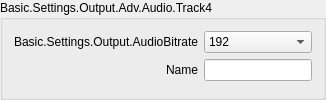
                             <widget class="QGroupBox" name="groupBox_27">
                              <property name="sizePolicy">
                               <sizepolicy hsizetype="Preferred" vsizetype="Maximum">
                                <horstretch>0</horstretch>
                                <verstretch>0</verstretch>
                               </sizepolicy>
                              </property>
                              <property name="title">
                               <string>Basic.Settings.Output.Adv.Audio.Track4</string>
                              </property>
                              <layout class="QFormLayout" name="formLayout_45">
                               <property name="fieldGrowthPolicy">
                                <enum>QFormLayout::AllNonFixedFieldsGrow</enum>
                               </property>
                               <property name="labelAlignment">
                                <set>Qt::AlignRight|Qt::AlignTrailing|Qt::AlignVCenter</set>
                               </property>
                               <item row="0" column="0">
                                <widget class="QLabel" name="label_96">
                                 <property name="minimumSize">
                                  <size>
                                   <width>170</width>
                                   <height>0</height>
                                  </size>
                                 </property>
                                 <property name="text">
                                  <string>Basic.Settings.Output.AudioBitrate</string>
                                 </property>
                                 <property name="alignment">
                                  <set>Qt::AlignRight|Qt::AlignTrailing|Qt::AlignVCenter</set>
                                 </property>
                                 <property name="buddy">
                                  <cstring>advOutTrack4Bitrate</cstring>
                                 </property>
                                </widget>
                               </item>
                               <item row="0" column="1">
                                <widget class="QComboBox" name="advOutTrack4Bitrate_3">
                                 <property name="currentIndex">
                                  <number>8</number>
                                 </property>
                                 <item>
                                  <property name="text">
                                   <string>32</string>
                                  </property>
                                 </item>
                                 <item>
                                  <property name="text">
                                   <string>48</string>
                                  </property>
                                 </item>
                                 <item>
                                  <property name="text">
                                   <string>64</string>
                                  </property>
                                 </item>
                                 <item>
                                  <property name="text">
                                   <string>80</string>
                                  </property>
                                 </item>
                                 <item>
                                  <property name="text">
                                   <string>96</string>
                                  </property>
                                 </item>
                                 <item>
                                  <property name="text">
                                   <string>112</string>
                                  </property>
                                 </item>
                                 <item>
                                  <property name="text">
                                   <string>128</string>
                                  </property>
                                 </item>
                                 <item>
                                  <property name="text">
                                   <string>160</string>
                                  </property>
                                 </item>
                                 <item>
                                  <property name="text">
                                   <string>192</string>
                                  </property>
                                 </item>
                                 <item>
                                  <property name="text">
                                   <string>256</string>
                                  </property>
                                 </item>
                                 <item>
                                  <property name="text">
                                   <string>320</string>
                                  </property>
                                 </item>
                                </widget>
                               </item>
                               <item row="1" column="0">
                                <widget class="QLabel" name="label_97">
                                 <property name="text">
                                  <string>Name</string>
                                 </property>
                                 <property name="buddy">
                                  <cstring>advOutTrack4Name</cstring>
                                 </property>
                                </widget>
                               </item>
                               <item row="1" column="1">
                                <widget class="QLineEdit" name="advOutTrack4Name_3"/>
                               </item>
                              </layout>
                             </widget>
